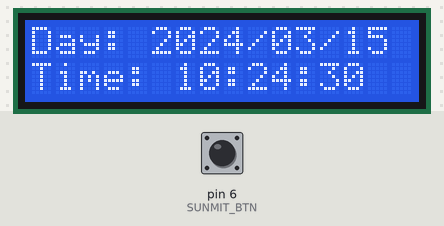
Simulated run of this program. Board: Arduino Uno, built with avr-gcc and run on an emulated ATmega328P. On the bench: 16×2 character LCD. The test bench sets the inputs (shaded band); at power-on: pin 6 (SUNMIT_BTN) HIGH. The local clock reads 2024-03-15 10:24:30 at power-on unless the program sets it.

Above: at 0.1 s.
At 1.2 s:
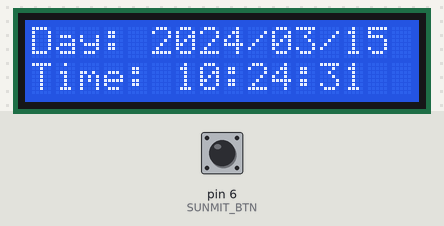
1.3 s: pin 6 (SUNMIT_BTN) pulled LOW for 0.15 s
Timing chart, 0 to 4.3 s (numbered marks = the images above; inputs shaded):
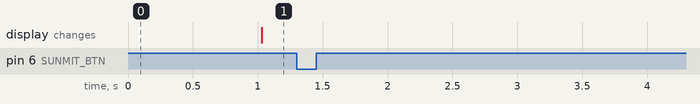

Measured:
- after the input at 1.3 s, every drawn part: stays the same

The program:

main.cpp
```cpp
#include <Arduino.h>
#include <RTClib.h>
#include <LiquidCrystal_I2C.h>

// Initalize the LCD
#define I2C_ADDR    0x27
#define LCD_COLUMNS 16
#define LCD_ROWS    2
LiquidCrystal_I2C lcd(I2C_ADDR, LCD_COLUMNS, LCD_ROWS);

// Initalize the RTC
RTC_DS1307 rtc;

#define SUNMIT_BTN 6
#define UP_BTN 5
#define DOWN_BTN 4
#define BACK_BTN 3

void printWithLeadingZeros(int number, unsigned int totalDigits);
void displayTime();

void setup() {
  // Start the RTC
  if (!rtc.begin()) {
    Serial.begin(9600);
    Serial.println("Couldn't find RTC");
    abort();
  }

  // Start the LCD
  lcd.init();
  lcd.backlight();


  // Set pin modes for buttons
  pinMode(SUNMIT_BTN, INPUT_PULLUP);
  pinMode(UP_BTN, INPUT_PULLUP);
  pinMode(DOWN_BTN, INPUT_PULLUP);
  pinMode(BACK_BTN, INPUT_PULLUP);
}

int mode = 0; // 0: Display Time, 1: Set Time

void loop() {

  if (digitalRead(SUNMIT_BTN) == LOW) {
    mode = 1;
    delay(300); // Debounce delay
  }


  switch (mode) {
    case 0:
      displayTime();
      break;
    case 1:
      break;
    default:
      break;
  }


}


void displayTime() {
  DateTime now = rtc.now();

  lcd.setCursor(0, 0);
  lcd.print("Day: ");
  printWithLeadingZeros(now.year(), 4);
  lcd.print('/');
  printWithLeadingZeros(now.month(), 2);
  lcd.print('/');
  printWithLeadingZeros(now.day(), 2);
  lcd.setCursor(0, 1);
  lcd.print("Time: ");
  printWithLeadingZeros(now.hour(), 2);
  lcd.print(':');
  printWithLeadingZeros(now.minute(), 2);
  lcd.print(':');
  printWithLeadingZeros(now.second(), 2);
}


void printWithLeadingZeros(int number, unsigned int totalDigits) {
  String numStr = String(number);
  while (numStr.length() < totalDigits) {
    numStr = "0" + numStr;
  }
  lcd.print(numStr);
}
```
